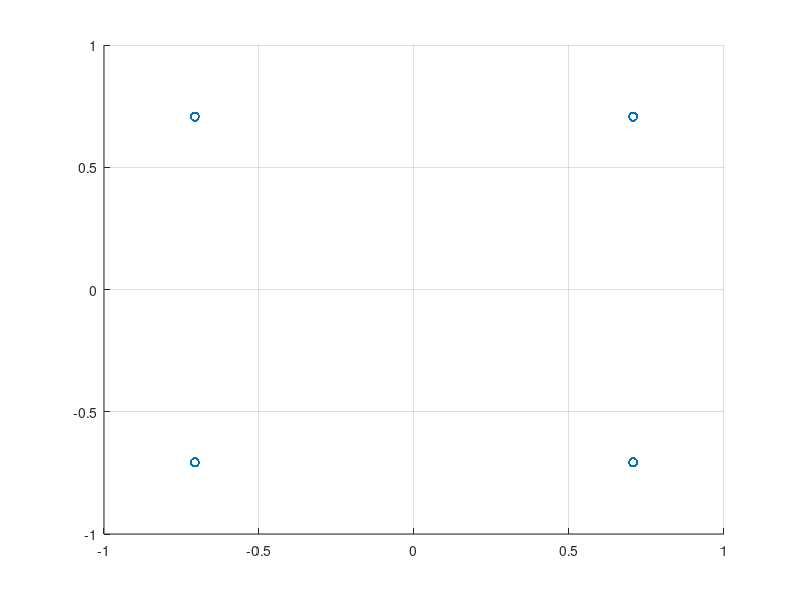
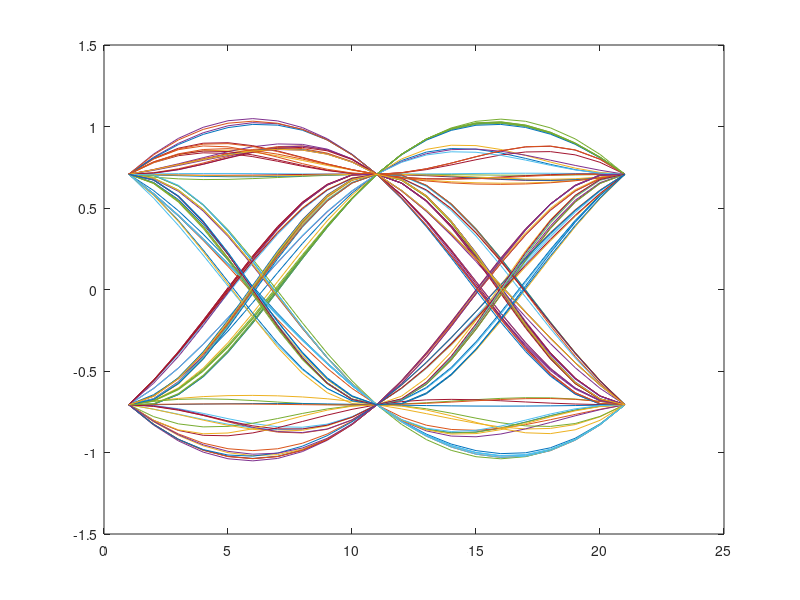
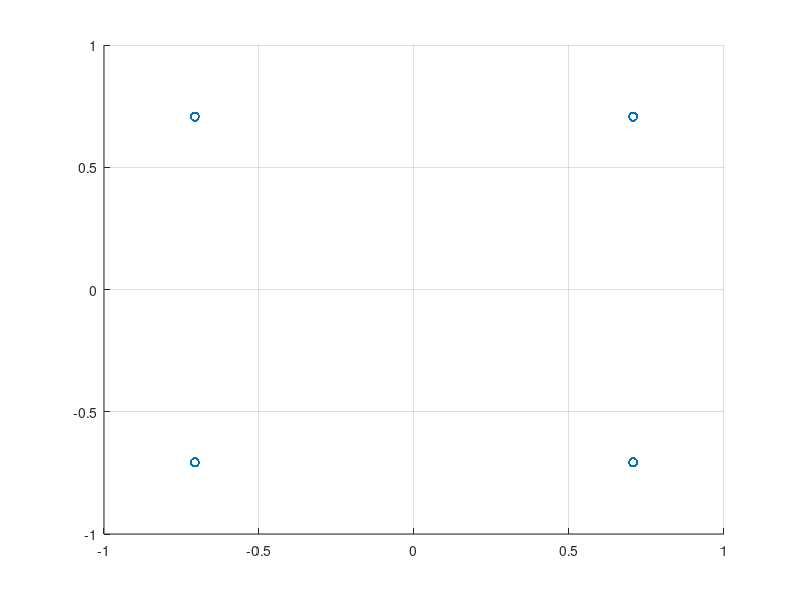
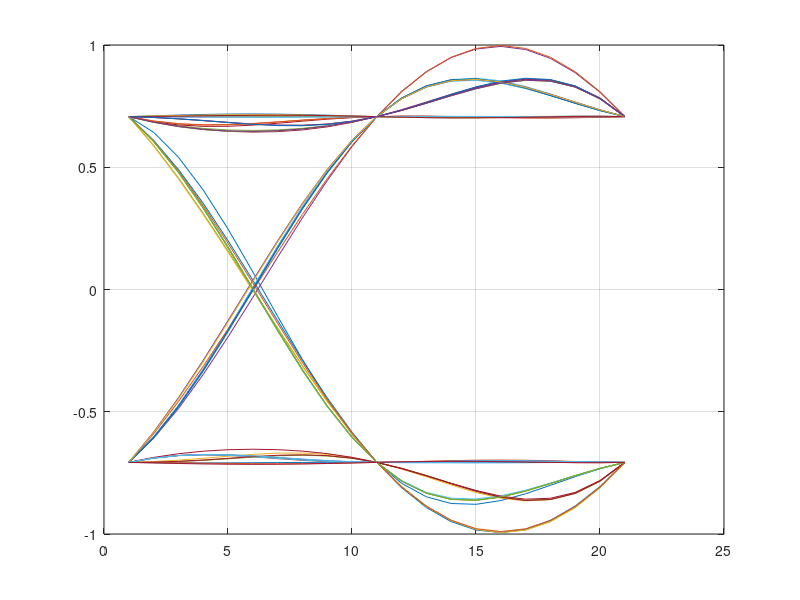

Write the MATLAB code that produced these figures, in order.
clear; clc;

N = 1000;
T = 1/10^5;
t = -10*T:T/10:10*T;

B = 0.5;
RC = sinc(t/T) .* cos(pi * B * t / T) ./ (1 - (2 * B * t/T).^2);

alphabet = [1+1j, 1-1j, -1+1j, -1-1j] / sqrt(2); 
symbols = randsrc(1, N, alphabet);


oversample = upsample(symbols, 10);
fil_symbol = conv(oversample, RC, 'same');

sample = oversample(1:10:length(oversample));

figure;
scatter(real(sample), imag(sample)); grid on;

figure;
r_s = real(fil_symbol);

for i = 0:100
    plot(r_s(20 * i + 1:  20 * i + 20 + 1)); hold on;
end

for k=1:length(symbols)
    OVSS(2*k-1) = symbols(k);
    OVSS(2*k) = symbols(k);
end

oqpsk=randsrc(1000,1,alphabet);

for k=1:length(oqpsk)
    ovss(2*k-1)=oqpsk(k);
    ovss(2*k)=oqpsk(k);
end

oqpsk_i=real(ovss);
oqpsk_q=imag(ovss);
oqpsk_qd=circshift(oqpsk_q,1);
oqpsk_delay=oqpsk_i+1j*oqpsk_qd;

oqpsk_up=upsample(oqpsk_delay,10);


oqpsk_conv=conv(oqpsk_up,RC,"same");

oqpsk_sample=oqpsk_conv(1:10:length(oqpsk_conv));

oqpsk_I=real(oqpsk_sample);
opsk_Q=imag(oqpsk_sample);

figure;
scatter(oqpsk_I,opsk_Q);
grid on;

qpsk_eye=imag(oqpsk_conv);

figure

for i=1:49
    plot(qpsk_eye(20*(i-1)+1:20*i+1));
    hold on;
    grid on;
end

figure
plot(oqpsk_conv);
grid on
